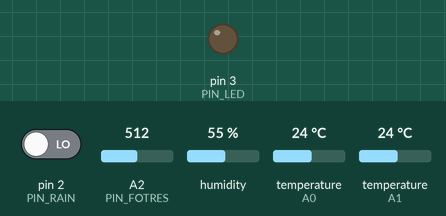
This sketch was run on a simulated Arduino Nano, built with avr-gcc and run on an emulated ATmega328P. On the bench: output pins drawn as LEDs (lit = HIGH). Wiring (inferred from the names in the program): DHT11 sensor: data A1. The test bench sets the inputs (shaded band); at power-on: pin 2 (PIN_RAIN) LOW, A2 (PIN_FOTRES) = 512, humidity 55 %, temperature (sensors on A0, A1) 24 °C. No radio packets arrive unless stated.

Above: at 15.5 s.
At 30.5 s:
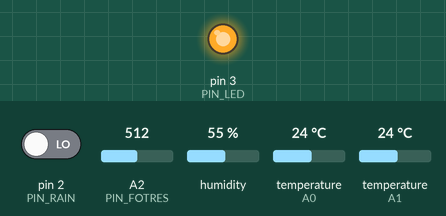
Timing chart, 0 to 40.6 s (numbered marks = the images above):
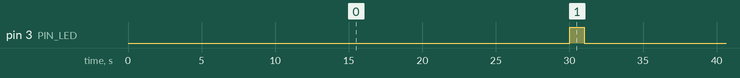

Measured:
- by itself, pin 3 (PIN_LED): alternates HIGH for 0.97 s and LOW for 29.5 s

The sketch:

WR_NANO.ino
```cpp
// (licence header left out)
#include "WeatheReport_lib.h"

#define PIN_DS18B20   A0
#define PIN_DHT11     A1
#define PIN_FOTRES    A2
#define PIN_RAIN      2
#define PIN_LED       3

#define REFRESH       30000UL


OneWire oneWire(PIN_DS18B20);                                               // connect to pin
DallasTemperature tempSensor(&oneWire);                                     // transfer information to the library
DeviceAddress thermOut = { 0x28, 0xFF, 0x9A, 0x26, 0x58, 0x16, 0x4, 0x42 }; //Device Address
DHT humSensor;                                                              // Humidity sensor initialize
RF24 Radio(7, 8);                                                          // connect radio sensor to pins

byte addresses[][6] = {"0"};  // radio adress

Package data;

void saveData();
int sendData(Package * data);

void setup() {
  Serial.begin(9600);
  delay(1000);

  radioTransmitterInit(&Radio, 115, RF24_PA_MAX, RF24_250KBPS, addresses);
  tempSensor.begin();           // Init temp sensors
  humSensor.setup(PIN_DHT11);   // Init humidity sensor
  pinMode(PIN_LED, OUTPUT);
  //digitalWrite(PIN_LED, HIGH);

}

void loop() {

  sendData(&data);


  delay(500);
}

int sendData(Package * data)
{
  static unsigned long last_time;
  unsigned long timeNow = millis();

  if(fabs(timeNow - last_time) >= REFRESH)
  {
    digitalWrite(PIN_LED, HIGH);


    //saveData(data);
    data->humidity = readHumidity(&humSensor);
    data->temperature = readTemp(&tempSensor, &thermOut);
    data->insolation = readInsolation(PIN_FOTRES);
    data->isRain = readIsRainingD(PIN_RAIN);
    radioSend(&Radio, data, sizeof(*data));

    last_time = timeNow;
    delay(200);
    digitalWrite(PIN_LED, LOW);

    return 1;
  }
  return 0;
}


void saveData(Package * data)
{
    data->humidity = readHumidity(&humSensor);
    data->temperature = readTemp(&tempSensor, &thermOut);
    data->insolation = readInsolation(PIN_FOTRES);
    data->isRain = readIsRainingD(PIN_RAIN);
}
```
